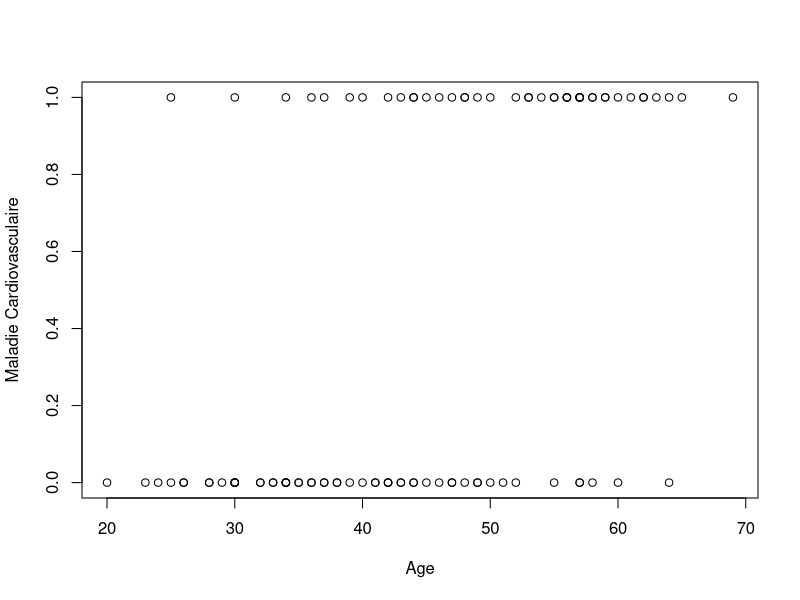
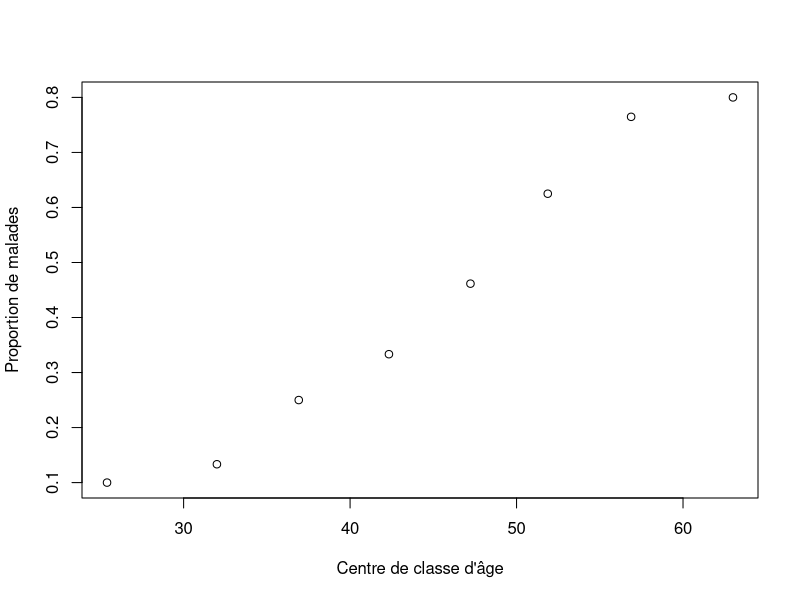
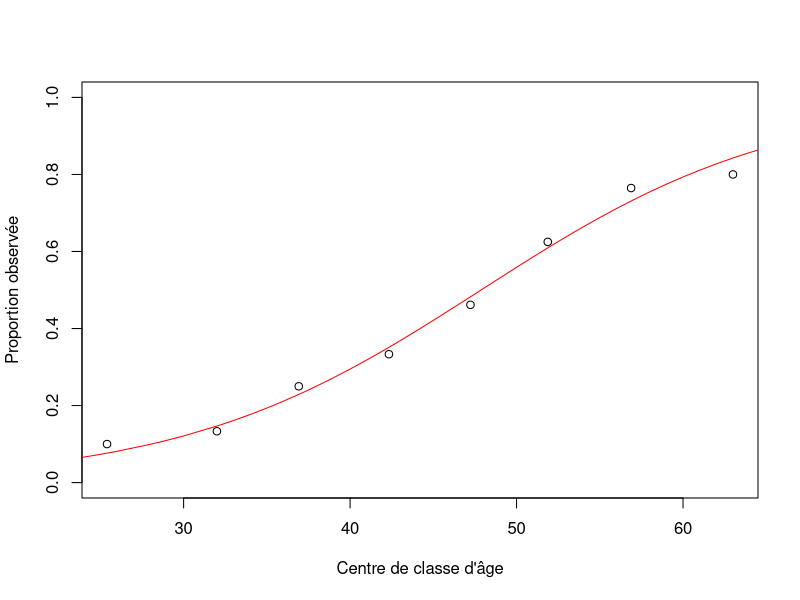

The R script that drew these images, in order:
## ---- chunk 1
data <- read.table("MCV.txt", header=TRUE)
aggregate(data[,c("AGE","CHD")], by=list(data$AGRP), FUN=mean)

plot(data$AGE, data$CHD, xlab="Age", ylab="Maladie Cardiovasculaire")
## ---- chunk 2
centre <- tapply(data$AGE, data$AGRP, mean)
p <- tapply(data$CHD, data$AGRP, mean)
plot(centre, p, xlab="Centre de classe d'âge", ylab="Proportion de malades")

mod.logit <- glm(CHD ~ AGE, family=binomial(link="logit"), data=data)
summary(mod.logit)

courbe.logit <- predict(mod.logit, type="response")
plot(centre, p, ylim=c(0,1), xlab="Centre de classe d'âge", ylab="Proportion observée")
lines(sort(data$AGE), courbe.logit[order(data$AGE)], col="red")

mod.probit <- glm(CHD ~ AGE, family=binomial(link="probit"), data=data)
summary(mod.probit)
anova(mod.logit, mod.probit, test="Chisq")

newdata <- data.frame(AGE=30)
cote.logit <- predict(mod.logit, newdata, type="response")/(1-predict(mod.logit, newdata, type="response")) 
cote.probit <- predict(mod.probit, newdata, type="response")/(1-predict(mod.probit, newdata, type="response"))

exp(coef(mod.logit))
exp(coef(mod.probit))

